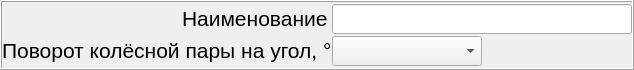
                   <widget class="QFrame" name="archive_geometry_name_frame">
                    <property name="minimumSize">
                     <size>
                      <width>0</width>
                      <height>70</height>
                     </size>
                    </property>
                    <property name="maximumSize">
                     <size>
                      <width>16777215</width>
                      <height>70</height>
                     </size>
                    </property>
                    <property name="frameShape">
                     <enum>QFrame::Box</enum>
                    </property>
                    <property name="frameShadow">
                     <enum>QFrame::Raised</enum>
                    </property>
                    <layout class="QGridLayout" name="gridLayout_19">
                     <property name="leftMargin">
                      <number>0</number>
                     </property>
                     <property name="topMargin">
                      <number>2</number>
                     </property>
                     <property name="rightMargin">
                      <number>0</number>
                     </property>
                     <property name="bottomMargin">
                      <number>0</number>
                     </property>
                     <property name="horizontalSpacing">
                      <number>0</number>
                     </property>
                     <property name="verticalSpacing">
                      <number>2</number>
                     </property>
                     <item row="0" column="0" alignment="Qt::AlignRight">
                      <widget class="QLabel" name="label_64">
                       <property name="minimumSize">
                        <size>
                         <width>150</width>
                         <height>25</height>
                        </size>
                       </property>
                       <property name="maximumSize">
                        <size>
                         <width>150</width>
                         <height>25</height>
                        </size>
                       </property>
                       <property name="font">
                        <font>
                         <family>Arial</family>
                         <pointsize>16</pointsize>
                        </font>
                       </property>
                       <property name="text">
                        <string>Наименование</string>
                       </property>
                      </widget>
                     </item>
                     <item row="0" column="1">
                      <widget class="QLineEdit" name="archive_geometry_name_lineEdit">
                       <property name="minimumSize">
                        <size>
                         <width>300</width>
                         <height>30</height>
                        </size>
                       </property>
                       <property name="maximumSize">
                        <size>
                         <width>300</width>
                         <height>30</height>
                        </size>
                       </property>
                       <property name="font">
                        <font>
                         <family>Arial</family>
                         <pointsize>18</pointsize>
                        </font>
                       </property>
                       <property name="alignment">
                        <set>Qt::AlignCenter</set>
                       </property>
                       <property name="readOnly">
                        <bool>true</bool>
                       </property>
                      </widget>
                     </item>
                     <item row="1" column="0">
                      <widget class="QLabel" name="label_97">
                       <property name="minimumSize">
                        <size>
                         <width>330</width>
                         <height>25</height>
                        </size>
                       </property>
                       <property name="maximumSize">
                        <size>
                         <width>330</width>
                         <height>25</height>
                        </size>
                       </property>
                       <property name="font">
                        <font>
                         <family>Arial</family>
                         <pointsize>16</pointsize>
                        </font>
                       </property>
                       <property name="text">
                        <string>Поворот колёсной пары на угол, °</string>
                       </property>
                      </widget>
                     </item>
                     <item row="1" column="1">
                      <widget class="QComboBox" name="archive_angle_comboBox">
                       <property name="minimumSize">
                        <size>
                         <width>150</width>
                         <height>0</height>
                        </size>
                       </property>
                       <property name="maximumSize">
                        <size>
                         <width>150</width>
                         <height>30</height>
                        </size>
                       </property>
                       <property name="font">
                        <font>
                         <family>Arial</family>
                         <pointsize>14</pointsize>
                        </font>
                       </property>
                      </widget>
                     </item>
                    </layout>
                   </widget>
